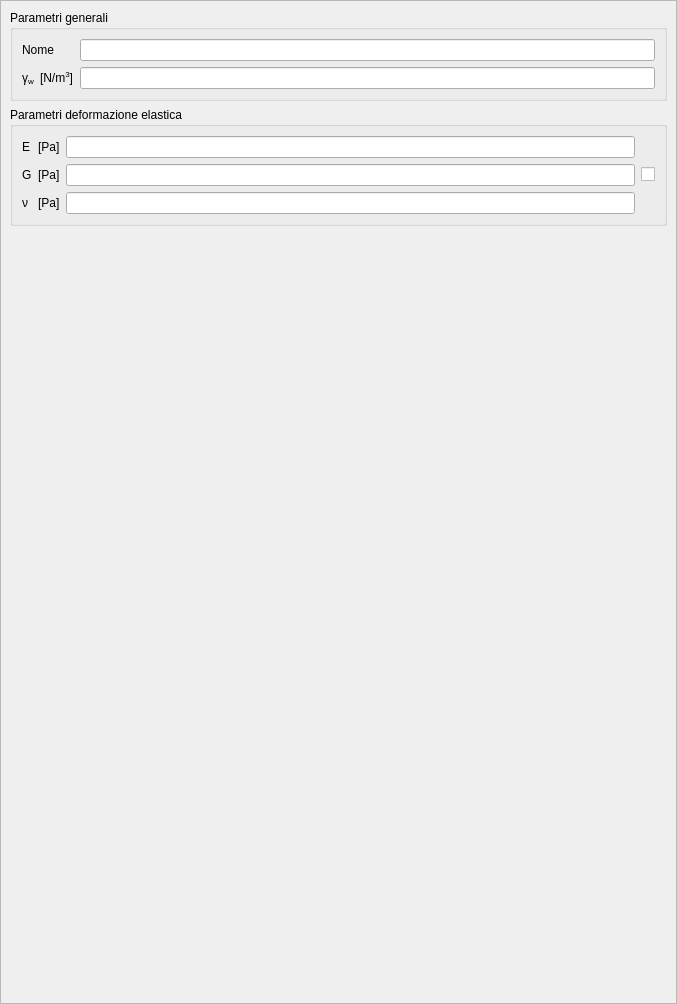
<?xml version="1.0" encoding="UTF-8"?>
<ui version="4.0">
 <class>MaterialDefaultGUI</class>
 <widget class="QWidget" name="MaterialDefaultGUI">
  <property name="geometry">
   <rect>
    <x>0</x>
    <y>0</y>
    <width>677</width>
    <height>1004</height>
   </rect>
  </property>
  <property name="windowTitle">
   <string>Form</string>
  </property>
  <layout class="QGridLayout" name="gridLayout">
   <property name="leftMargin">
    <number>0</number>
   </property>
   <property name="topMargin">
    <number>0</number>
   </property>
   <property name="rightMargin">
    <number>0</number>
   </property>
   <property name="bottomMargin">
    <number>0</number>
   </property>
   <property name="spacing">
    <number>0</number>
   </property>
   <item row="0" column="0">
    <widget class="QScrollArea" name="scrollArea">
     <property name="widgetResizable">
      <bool>true</bool>
     </property>
     <widget class="QWidget" name="scrollAreaWidgetContents">
      <property name="geometry">
       <rect>
        <x>0</x>
        <y>0</y>
        <width>675</width>
        <height>1002</height>
       </rect>
      </property>
      <layout class="QVBoxLayout" name="verticalLayout">
       <item>
        <widget class="QGroupBox" name="nameGBox">
         <property name="title">
          <string>Parametri generali</string>
         </property>
         <layout class="QGridLayout" name="gridLayout_5">
          <item row="0" column="0" colspan="2">
           <widget class="QLabelRichName" name="nameLabel">
            <property name="text">
             <string>&lt;!DOCTYPE HTML PUBLIC &quot;-//W3C//DTD HTML 4.0//EN&quot; &quot;http://www.w3.org/TR/REC-html40/strict.dtd&quot;&gt;
&lt;html&gt;&lt;head&gt;&lt;meta name=&quot;qrichtext&quot; content=&quot;1&quot; /&gt;&lt;style type=&quot;text/css&quot;&gt;
p, li { white-space: pre-wrap; }
&lt;/style&gt;&lt;/head&gt;&lt;body&gt;
&lt;p style=&quot; margin-top:0px; margin-bottom:0px; margin-left:0px; margin-right:0px; -qt-block-indent:0; text-indent:0px;&quot;&gt;Nome&lt;/p&gt;&lt;/body&gt;&lt;/html&gt;</string>
            </property>
           </widget>
          </item>
          <item row="0" column="2">
           <widget class="QLineEditValue" name="nameLEdit"/>
          </item>
          <item row="1" column="0">
           <widget class="QLabelRichName" name="gammaWLabel">
            <property name="text">
             <string>&lt;!DOCTYPE HTML PUBLIC &quot;-//W3C//DTD HTML 4.0//EN&quot; &quot;http://www.w3.org/TR/REC-html40/strict.dtd&quot;&gt;
&lt;html&gt;&lt;head&gt;&lt;meta name=&quot;qrichtext&quot; content=&quot;1&quot; /&gt;
&lt;/head&gt;&lt;body&gt;
γ&lt;span style=&quot; vertical-align:sub;&quot;&gt;w&lt;/span&gt;&lt;/body&gt;&lt;/html&gt;</string>
            </property>
           </widget>
          </item>
          <item row="1" column="1">
           <widget class="QLabelUnitMeasure" name="gammaWUMLabel">
            <property name="text">
             <string>&lt;!DOCTYPE HTML PUBLIC &quot;-//W3C//DTD HTML 4.0//EN&quot; &quot;http://www.w3.org/TR/REC-html40/strict.dtd&quot;&gt;
&lt;html&gt;&lt;head&gt;&lt;meta name=&quot;qrichtext&quot; content=&quot;1&quot; /&gt;&lt;/head&gt;
&lt;body&gt;
[N/m&lt;span style=&quot; vertical-align:super;&quot;&gt;3&lt;/span&gt;]
&lt;/body&gt;&lt;/html&gt;</string>
            </property>
           </widget>
          </item>
          <item row="1" column="2">
           <widget class="QLineEditValue" name="gammaWLEdit"/>
          </item>
         </layout>
        </widget>
       </item>
       <item>
        <widget class="QGroupBox" name="groupBox">
         <property name="title">
          <string>Parametri deformazione elastica</string>
         </property>
         <layout class="QGridLayout" name="gridLayout_2">
          <item row="0" column="0">
           <widget class="QLabelRichName" name="ELabel">
            <property name="text">
             <string>&lt;!DOCTYPE HTML PUBLIC &quot;-//W3C//DTD HTML 4.0//EN&quot; &quot;http://www.w3.org/TR/REC-html40/strict.dtd&quot;&gt;
&lt;html&gt;&lt;head&gt;&lt;meta name=&quot;qrichtext&quot; content=&quot;1&quot; /&gt;&lt;/head&gt;
&lt;body&gt;
E
&lt;/body&gt;
&lt;/html&gt;</string>
            </property>
           </widget>
          </item>
          <item row="0" column="1">
           <widget class="QLabelUnitMeasure" name="EUMLabel">
            <property name="text">
             <string>&lt;!DOCTYPE HTML PUBLIC &quot;-//W3C//DTD HTML 4.0//EN&quot; &quot;http://www.w3.org/TR/REC-html40/strict.dtd&quot;&gt;
&lt;html&gt;&lt;head&gt;&lt;meta name=&quot;qrichtext&quot; content=&quot;1&quot; /&gt;&lt;/head&gt;
&lt;body&gt;
[Pa]
&lt;/body&gt;
&lt;/html&gt;</string>
            </property>
           </widget>
          </item>
          <item row="0" column="2">
           <widget class="QLineEditValue" name="ELEdit"/>
          </item>
          <item row="1" column="0">
           <widget class="QLabelRichName" name="GLabel">
            <property name="text">
             <string>&lt;!DOCTYPE HTML PUBLIC &quot;-//W3C//DTD HTML 4.0//EN&quot; &quot;http://www.w3.org/TR/REC-html40/strict.dtd&quot;&gt;
&lt;html&gt;&lt;head&gt;&lt;meta name=&quot;qrichtext&quot; content=&quot;1&quot; /&gt;&lt;/head&gt;
&lt;body&gt;
G
&lt;/body&gt;
&lt;/html&gt;</string>
            </property>
           </widget>
          </item>
          <item row="1" column="1">
           <widget class="QLabelUnitMeasure" name="GUMLabel">
            <property name="text">
             <string>&lt;!DOCTYPE HTML PUBLIC &quot;-//W3C//DTD HTML 4.0//EN&quot; &quot;http://www.w3.org/TR/REC-html40/strict.dtd&quot;&gt;
&lt;html&gt;&lt;head&gt;&lt;meta name=&quot;qrichtext&quot; content=&quot;1&quot; /&gt;&lt;/head&gt;
&lt;body&gt;
[Pa]
&lt;/body&gt;
&lt;/html&gt;</string>
            </property>
           </widget>
          </item>
          <item row="1" column="2">
           <widget class="QLineEditValue" name="GLEdit"/>
          </item>
          <item row="1" column="3">
           <widget class="QCheckBoxReadOnly" name="GCheckBox">
            <property name="text">
             <string/>
            </property>
           </widget>
          </item>
          <item row="2" column="0">
           <widget class="QLabelRichName" name="nuLabel">
            <property name="text">
             <string>&lt;!DOCTYPE HTML PUBLIC &quot;-//W3C//DTD HTML 4.0//EN&quot; &quot;http://www.w3.org/TR/REC-html40/strict.dtd&quot;&gt;
&lt;html&gt;&lt;head&gt;&lt;meta name=&quot;qrichtext&quot; content=&quot;1&quot; /&gt;&lt;/head&gt;
&lt;body&gt;
ν
&lt;/body&gt;
&lt;/html&gt;</string>
            </property>
           </widget>
          </item>
          <item row="2" column="1">
           <widget class="QLabelUnitMeasure" name="nuUMLabel">
            <property name="text">
             <string>&lt;!DOCTYPE HTML PUBLIC &quot;-//W3C//DTD HTML 4.0//EN&quot; &quot;http://www.w3.org/TR/REC-html40/strict.dtd&quot;&gt;
&lt;html&gt;&lt;head&gt;&lt;meta name=&quot;qrichtext&quot; content=&quot;1&quot; /&gt;&lt;/head&gt;
&lt;body&gt;
[Pa]
&lt;/body&gt;
&lt;/html&gt;</string>
            </property>
           </widget>
          </item>
          <item row="2" column="2">
           <widget class="QLineEditValue" name="nuLEdit"/>
          </item>
         </layout>
        </widget>
       </item>
       <item>
        <spacer name="verticalSpacer_3">
         <property name="orientation">
          <enum>Qt::Vertical</enum>
         </property>
         <property name="sizeHint" stdset="0">
          <size>
           <width>20</width>
           <height>16</height>
          </size>
         </property>
        </spacer>
       </item>
      </layout>
     </widget>
    </widget>
   </item>
  </layout>
 </widget>
 <customwidgets>
  <customwidget>
   <class>QLabelRichName</class>
   <extends>QLabel</extends>
   <header>qlabelrichname.h</header>
  </customwidget>
  <customwidget>
   <class>QLineEditValue</class>
   <extends>QLineEdit</extends>
   <header>qlineeditvalue.h</header>
  </customwidget>
  <customwidget>
   <class>QCheckBoxReadOnly</class>
   <extends>QCheckBox</extends>
   <header>qcheckboxreadonly.h</header>
  </customwidget>
  <customwidget>
   <class>QLabelUnitMeasure</class>
   <extends>QLabel</extends>
   <header>qlabelunitmeasure.h</header>
  </customwidget>
 </customwidgets>
 <resources/>
 <connections/>
</ui>
